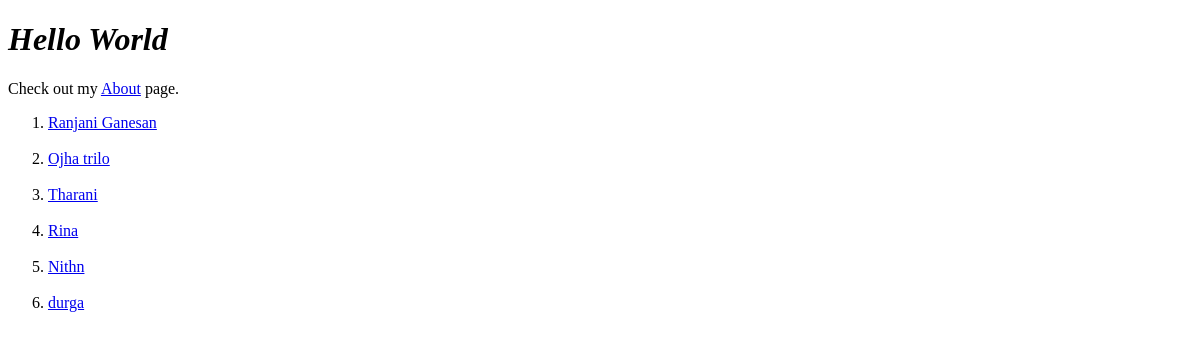
The app's page /, older data.
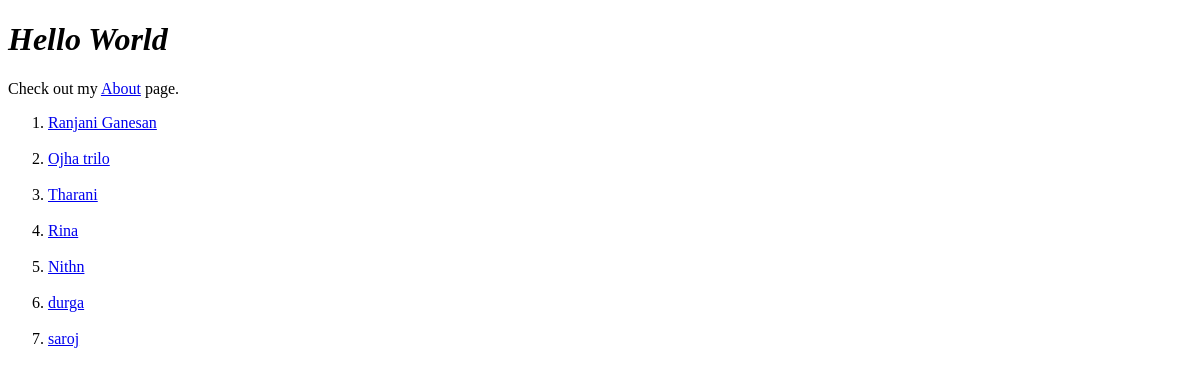
The same page, newer data.
### backend/models.py (models this page shows, shortened)
class Student(models.Model):
    name =  models.CharField(max_length=100)
    Age =   models.IntegerField(default=0)
    email = models.EmailField(max_length=100)
    Phone = PhoneNumberField(null=False, blank=False, unique=True)
    id = models.BigAutoField(primary_key=True)

### backend/views.py (the view)
# urls.py: path('', views.homepage, name="index"),
def homepage(request):
    data = models.Student.objects.all()
    return render(request, 'home.html',{"data":data})

### templates/home.html (shortened to what this page needs)
<!DOCTYPE html>
<html lang="en">
<head>
</head>
<body>
    <h1><i>Hello World</i></h1>
    <p>Check out my <a href="{% url 'hello' %}">About</a> page.</p>
    <ol>
        {% for i in data %}
        <li>
            <a href="{% url 'contact' i.id %}"> {{i.name}} </a><br><br>
        </li>
        {% endfor %}
    </ol>
</body>
</html>

Row changes from the older to the newer data that the page shows:
added Student: name "saroj"
